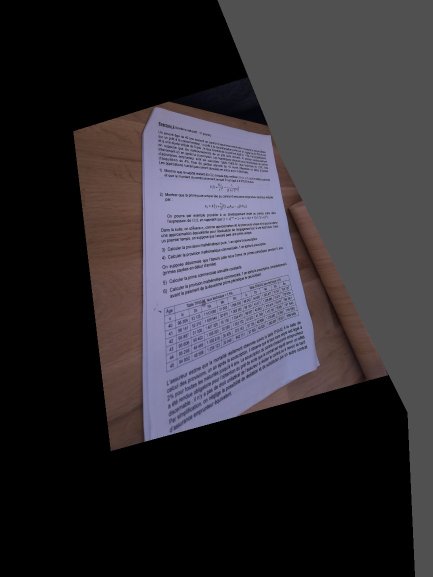
#> input picture autofocus_photo.jpg, 865 x 1153 px (shown at 1/2 size)
$ python -i rectify.py   (imports and definitions only)
#> lines starting #> are read from the running program, lines starting #| are printed output that depends on the picture; after the words box and inside, x2 and y2 are one past the last pixel; in counts of white or black regions, pixels touching at a corner belong together
#> further down, picture is the input picture: shape (1153, 865, 3); mean B, G, R 53.1, 48, 51
### server/page_detector.py
import cv2
import numpy as np
import os
import math

PREVIEW_THRESHOLD = 0.45
AUTO_CAPTURE_THRESHOLD = 0.85
A4_WARP_THRESHOLD = 0.80

try:
    from ultralytics import YOLO
    ULTRALYTICS_AVAILABLE = True
except ImportError:
    ULTRALYTICS_AVAILABLE = False

class PageDetector:
    def __init__(self):
        self.yolo_model = None
        self.weights_path = os.path.join(
            os.path.dirname(__file__),
            "data", "weights", "page_detector", "best.pt"
        )
        self._load_custom_yolo()

    def _load_custom_yolo(self):
        if not ULTRALYTICS_AVAILABLE:
            print("PageDetector: ultralytics package not installed. Using OpenCV fallback.")
            return

        if os.path.exists(self.weights_path):
            try:
                self.yolo_model = YOLO(self.weights_path)
                print(f"PageDetector: Successfully loaded custom weights from {self.weights_path}")
            except Exception as e:
                print(f"PageDetector: Failed to load YOLO weights: {e}")
                self.yolo_model = None
        else:
            print("PageDetector: No custom page detector weights found. Using OpenCV fallback only.")

    def detect_page(self, image: np.ndarray, mode: str = "preview") -> dict:
        """
        Detects an A4 page and returns validation metadata.
        mode: "preview" (loose validation) or "strict" (conservative validation).
        """
#> called with mode = 'strict'
        if image is None:
            return self._build_empty_response("no_page_detected", "Image is None")

        h, w = image.shape[:2]
#> h = 1153; w = 865

        # 1. Try Custom YOLO Segmentation
        if self.yolo_model is not None:
            yolo_result = self._yolo_detect(image, w, h, mode)
            if yolo_result["page_detected"]:
                return yolo_result

        # 2. Fallback to OpenCV
        opencv_result = self._opencv_detect(image, w, h, mode)
        if opencv_result["page_detected"] or opencv_result["decision"] == "not_safe_to_warp":
            return opencv_result

        # 3. Explicit Failure
        return self._build_empty_response("no_page_detected", "Neither YOLO nor OpenCV found a valid page.")

    def _build_empty_response(self, decision: str, reason: str) -> dict:
        return {
            "page_detected": False,
            "confidence": 0.0,
            "method": "none",
            "corners": None,
            "mask_available": False,
            "a4_geometry_score": 0.0,
            "area_ratio": 0.0,
            "decision": decision,
            "reason": reason
        }

    # [29 lines left out: function _yolo_detect, not called in this run]

    def _opencv_detect(self, image: np.ndarray, w: int, h: int, mode: str) -> dict:
#> called with w = 865, h = 1153, mode = 'strict'
        orig_h, orig_w = h, w
#> orig_h = 1153; orig_w = 865
        ratio = orig_w / 640.0
#> ratio = 1.35
        new_h = int(orig_h / ratio)
#> new_h = 853
        resized = cv2.resize(image, (640, new_h))
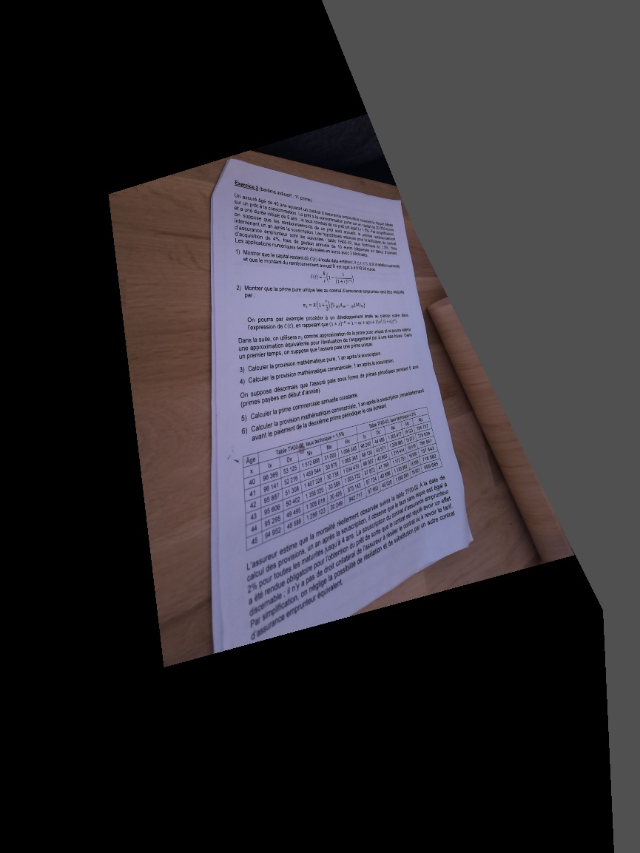
#> resized: shape (853, 640, 3); mean B, G, R 53.1, 47.9, 51

        gray = cv2.cvtColor(resized, cv2.COLOR_BGR2GRAY)
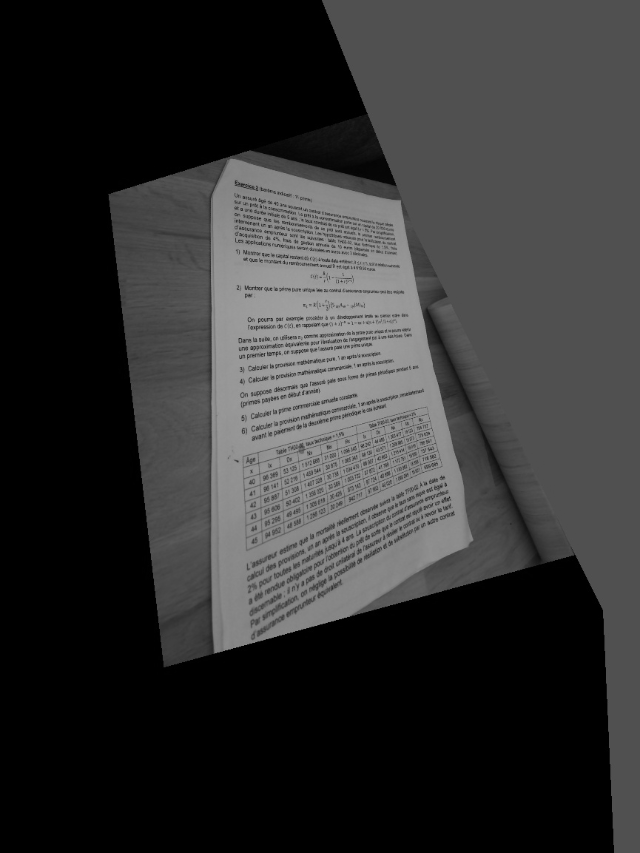
#> gray: shape (853, 640); min 0, max 165, mean 49.4
        blurred = cv2.GaussianBlur(gray, (7, 7), 0)

        median = np.median(blurred)
#> median = 56
        lower = int(max(0, 0.7 * median))
#> lower = 39
        upper = int(min(255, 1.3 * median))
#> upper = 72
        edged = cv2.Canny(blurred, lower, upper)
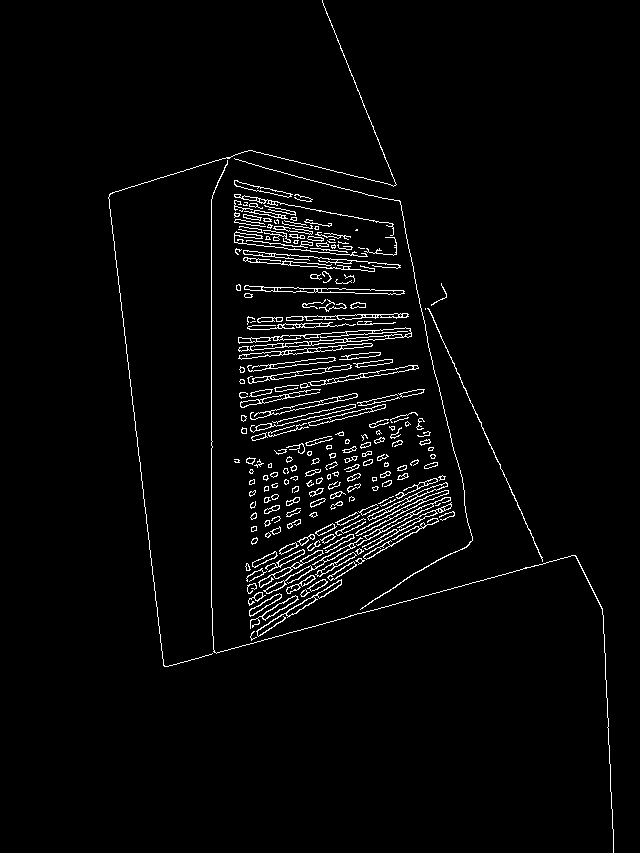
#> edged: shape (853, 640); 3% white in thin lines or dots, all inside (x1, y1, x2, y2) = (108, 0, 614, 853)

        kernel = cv2.getStructuringElement(cv2.MORPH_RECT, (5, 5))
        edged = cv2.morphologyEx(edged, cv2.MORPH_CLOSE, kernel)
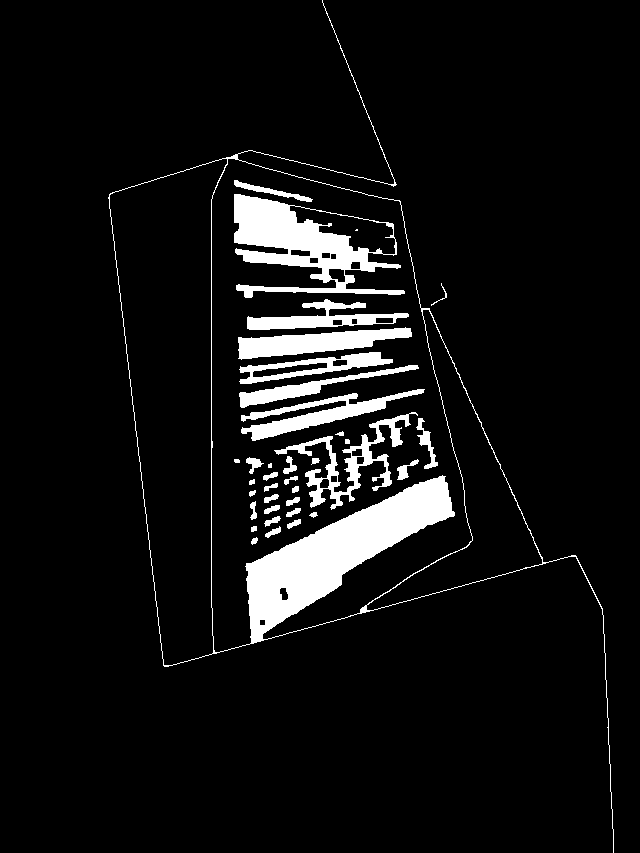
#> edged: shape (853, 640); 7.1% white; 37 white regions (2 under 20 px)

        last_fail_res = None
        contours, _ = cv2.findContours(edged, cv2.RETR_EXTERNAL, cv2.CHAIN_APPROX_SIMPLE)
#> contours = 2 contours, 1 with area under 20; largest, box (x1, y1, x2, y2) and area: (108, 0, 614, 853) 147940
        if not contours:
            return self._build_empty_response("no_page_detected", "OpenCV found no contours.")

        contours = sorted(contours, key=cv2.contourArea, reverse=True)
        for i, c in enumerate(contours[:5]):
            area = cv2.contourArea(c)
            threshold = 640 * new_h * 0.02
            print(f"Contour {i}: Area={area:.1f}, Threshold={threshold:.1f}")
            # Minimum area for OpenCV to even consider it (2% of resized frame)
            if area > threshold:
                hull = cv2.convexHull(c)
                peri = cv2.arcLength(hull, True)
                for eps in np.linspace(0.02, 0.1, 10):
                    approx = cv2.approxPolyDP(hull, eps * peri, True)
                    if len(approx) == 4:
                        pts = approx.reshape(4, 2)
                        rect = self._order_points(pts)
                        rect *= ratio

                        raw_conf = 0.85 # OpenCV gets a flat base confidence if it finds a good shape
                        res = self._validate_and_build_response(rect, w, h, raw_conf, mode, "opencv_fallback", mask_available=False)
                        if res["page_detected"]:
                            return res
                        last_fail_res = res
#> this loop made 2 passes
#> (threshold, peri) on pass 1: (10918.4, 2163.6)
#> threshold on pass 2: 10918.4
#| Contour 0: Area=147940.5, Threshold=10918.4
#| Contour 1: Area=12.0, Threshold=10918.4

        if last_fail_res:
            return last_fail_res
        return self._build_empty_response("no_page_detected", "OpenCV failed to find a valid 4-point polygon.")

    def _validate_and_build_response(self, corners: np.ndarray, w: int, h: int, raw_conf: float, mode: str, method: str, mask_available: bool) -> dict:
        """Applies strong geometric validation gates based on mode."""
        pts = np.array(corners, dtype=np.float32)

        # 1. Ensure exactly 4 corners
        if len(pts) != 4:
            return self._build_empty_response("no_page_detected", "Not exactly 4 corners.")

        # 2. Ensure contour is convex
        if not cv2.isContourConvex(pts.astype(np.int32)):
            return self._build_empty_response("no_page_detected", "Contour is not convex.")

        # 3. Calculate Geometry & Ratios
        w_top = np.linalg.norm(pts[0] - pts[1])
        w_bottom = np.linalg.norm(pts[3] - pts[2])
        h_left = np.linalg.norm(pts[0] - pts[3])
        h_right = np.linalg.norm(pts[1] - pts[2])

        max_w = max(w_top, w_bottom)
        max_h = max(h_left, h_right)

        if max_w == 0 or max_h == 0:
            return self._build_empty_response("no_page_detected", "Degenerate corners (zero width/height).")

        area = max_w * max_h
        frame_area = w * h
        area_ratio = float(area / frame_area)

        aspect = max_h / max_w
        aspect_diff = abs(aspect - 1.414)

        # Check if opposite sides are reasonably parallel
        w_ratio = min(w_top, w_bottom) / max(w_top, w_bottom)
        h_ratio = min(h_left, h_right) / max(h_left, h_right)

        # Calculate geometry score (1.0 is perfect)
        geom_score = 1.0 - (aspect_diff * 1.5) - ((1.0 - w_ratio) * 0.5) - ((1.0 - h_ratio) * 0.5)
        geom_score = max(0.0, min(1.0, float(geom_score)))

        # Adjust confidence based on geometry
        final_conf = raw_conf * geom_score

        # Strict mode validation
        if mode == "strict":
            if area_ratio < 0.15:
                return self._build_empty_response("not_safe_to_warp", f"Area ratio too small ({area_ratio:.2f} < 0.15).")
            if aspect_diff > 0.4:
                return self._build_empty_response("not_safe_to_warp", f"Aspect ratio too far from A4 ({aspect:.2f}).")
            if w_ratio < 0.7 or h_ratio < 0.7:
                return self._build_empty_response("not_safe_to_warp", "Perspective distortion too extreme.")
            if final_conf < A4_WARP_THRESHOLD:
                return self._build_empty_response("not_safe_to_warp", f"Confidence too low for strict warp ({final_conf:.2f} < {A4_WARP_THRESHOLD}).")

            decision = "safe_to_warp"

        # Preview mode validation
        else:
            if area_ratio < 0.05:
                return self._build_empty_response("no_page_detected", "Area ratio too small for preview.")
            if final_conf < PREVIEW_THRESHOLD:
                return self._build_empty_response("no_page_detected", f"Confidence too low for preview ({final_conf:.2f} < {PREVIEW_THRESHOLD}).")

            decision = "preview_overlay"

        return {
            "page_detected": True,
            "confidence": float(final_conf),
            "method": method,
            "corners": pts.tolist(),
            "mask_available": mask_available,
            "a4_geometry_score": float(geom_score),
            "area_ratio": float(area_ratio),
            "decision": decision,
            "reason": "Validation passed."
        }

    # [17 lines left out: function _mask_to_quad, not called in this run]

    def _order_points(self, pts):
        rect = np.zeros((4, 2), dtype="float32")
        s = pts.sum(axis=1)
        rect[0] = pts[np.argmin(s)]
        rect[2] = pts[np.argmax(s)]
        diff = np.diff(pts, axis=1)
        rect[1] = pts[np.argmin(diff)]
        rect[3] = pts[np.argmax(diff)]
        return rect

# Global singleton
page_detector = PageDetector()

### server/rectify.py
import cv2
import numpy as np

# A4 Standard dimensions (300 DPI)
A4_WIDTH = 2480
A4_HEIGHT = 3508

from server.page_detector import page_detector

def rectify_to_a4(image: np.ndarray) -> tuple[np.ndarray, dict]:
    """
    Tries to detect the document boundaries using AI segmentation and rectify it to A4.
    If boundary detection fails, performs deskewing.
    Returns (rectified_image, metadata_dict).
    """
    if image is None:
        return None, {}

    print("Rectifier: Running strict page detection...")
    result = page_detector.detect_page(image, mode="strict")
#> in detect_page, `opencv_result = self._opencv_detect(image, w, h, mode)`: opencv_result = 9 items
#> result = 9 items

    metadata = {
        "rectification_method": "natural_deskew",
        "a4_detected": result["page_detected"],
        "confidence": result["confidence"],
        "corners": result["corners"],
        "decision": result["decision"],
        "reason": result["reason"],
        "a4_geometry_score": result.get("a4_geometry_score", 0.0),
        "area_ratio": result.get("area_ratio", 0.0)
    }

    if result["decision"] == "safe_to_warp":
        print(f"Rectifier: Safe to warp (method: {result['method']}, conf: {result['confidence']:.2f}).")
        quad = np.array(result["corners"], dtype=np.float32)
        metadata["rectification_method"] = result["method"]
        return warp_to_a4(image, quad), metadata

    # Fallback: Deskew the image naturally
    print(f"Rectifier: Not safe to warp ({result['reason']}). Falling back to natural deskew.")
#| Rectifier: Not safe to warp (Aspect ratio too far from A4 (1.85).). Falling back to natural deskew.
    return natural_deskew(image), metadata

def natural_deskew(image: np.ndarray) -> np.ndarray:
    """Deskews the image without aggressively stretching it."""
    return deskew_image(image)

# [100 lines left out: functions warp_to_a4, detect_and_warp_quad, order_points, not called in this run]


def deskew_image(image: np.ndarray) -> np.ndarray:
    """
    Detects text line orientations using Hough Lines and rotates the image to deskew.
    """
    h, w = image.shape[:2]
#> h = 1153; w = 865
    gray = cv2.cvtColor(image, cv2.COLOR_BGR2GRAY)
#> gray: shape (1153, 865)

    # Downsample for speed
    scale = 800.0 / h
#> scale = 0.694
    small = cv2.resize(gray, (int(w * scale), 800), interpolation=cv2.INTER_AREA)

    edges = cv2.Canny(small, 50, 150, apertureSize=3)
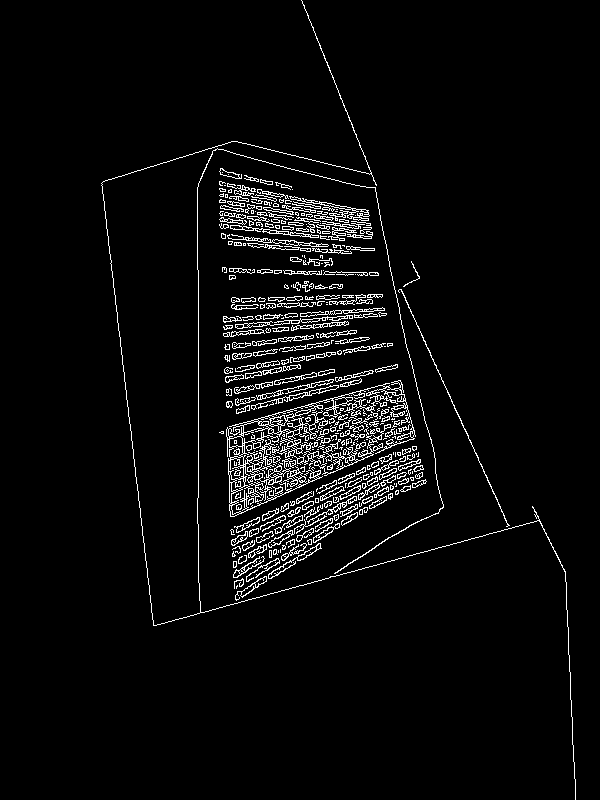
#> edges: shape (800, 600); 4.2% white in thin lines or dots, all inside (x1, y1, x2, y2) = (101, 0, 576, 800)
    lines = cv2.HoughLinesP(edges, 1, np.pi/180, 100, minLineLength=100, maxLineGap=10)
#> lines = 77 rows, first 6: [198, 497, 198, 270], [117, 320, 151, 604], [232, 516, 397, 443], [234, 297, 245, 508], [398, 558, 539, 520], [175, 619, 482, 536]

    if lines is None:
        return image

    angles = []
    for line in lines:
        x1, y1, x2, y2 = line[0]
        angle = np.arctan2(y2 - y1, x2 - x1) * 180 / np.pi

        # Filter horizontal-ish angles
        if -45 < angle < 45:
            angles.append(angle)
        elif angle > 45:
            angles.append(angle - 90)
        elif angle < -45:
            angles.append(angle + 90)
#> this loop made 77 passes
#> (x1, y1, x2, y2, angle) on passes 1 to 12: (198, 497, 198, 270, -90), (117, 320, 151, 604, 83.17), (232, 516, 397, 443, -23.87), (234, 297, 245, 508, 87.02), (398, 558, 539, 520, -15.08), (175, 619, 482, 536, -15.13), (252, 505, 309, 258, -77.01), (416, 324, 500, 506, 65.22), (294, 485, 314, 372, -79.96), (301, 0, 376, 185, 67.93), (234, 588, 422, 480, -29.88), (236, 515, 236, 371, -90)
#> after the loop, angles = 75 values, max 19.25 at index 26, min -32.03 at index 35, mean -3.31

    if len(angles) < 5:
        return image

    median_angle = np.median(angles)
#> median_angle = 1.09

    # Rotate original image
    center = (w // 2, h // 2)
#> center = (432, 576)
    M = cv2.getRotationMatrix2D(center, median_angle, 1.0)
#> M = [[1, 0.019, -10.89], [-0.019, 1, 8.33]]
    rotated = cv2.warpAffine(image, M, (w, h), flags=cv2.INTER_CUBIC, borderMode=cv2.BORDER_CONSTANT, borderValue=(0,0,0))
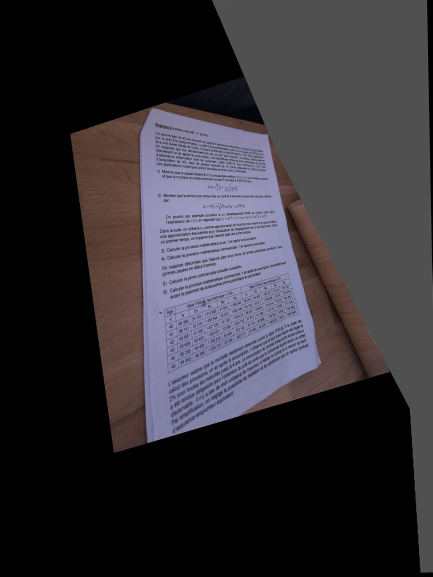
#> rotated: shape (1153, 865, 3) (shown at 1/2 size); mean B, G, R 52.8, 47.6, 50.6

    print(f"Rectifier: Rotated image by {median_angle:.2f} degrees to deskew.")
#| Rectifier: Rotated image by 1.09 degrees to deskew.
    return rotated


# [19 lines left out: function crop_content_box, not called in this run]

>>> import cv2
>>> picture = cv2.imread('../autofocus_photo.jpg')
>>> result = rectify_to_a4(picture)
